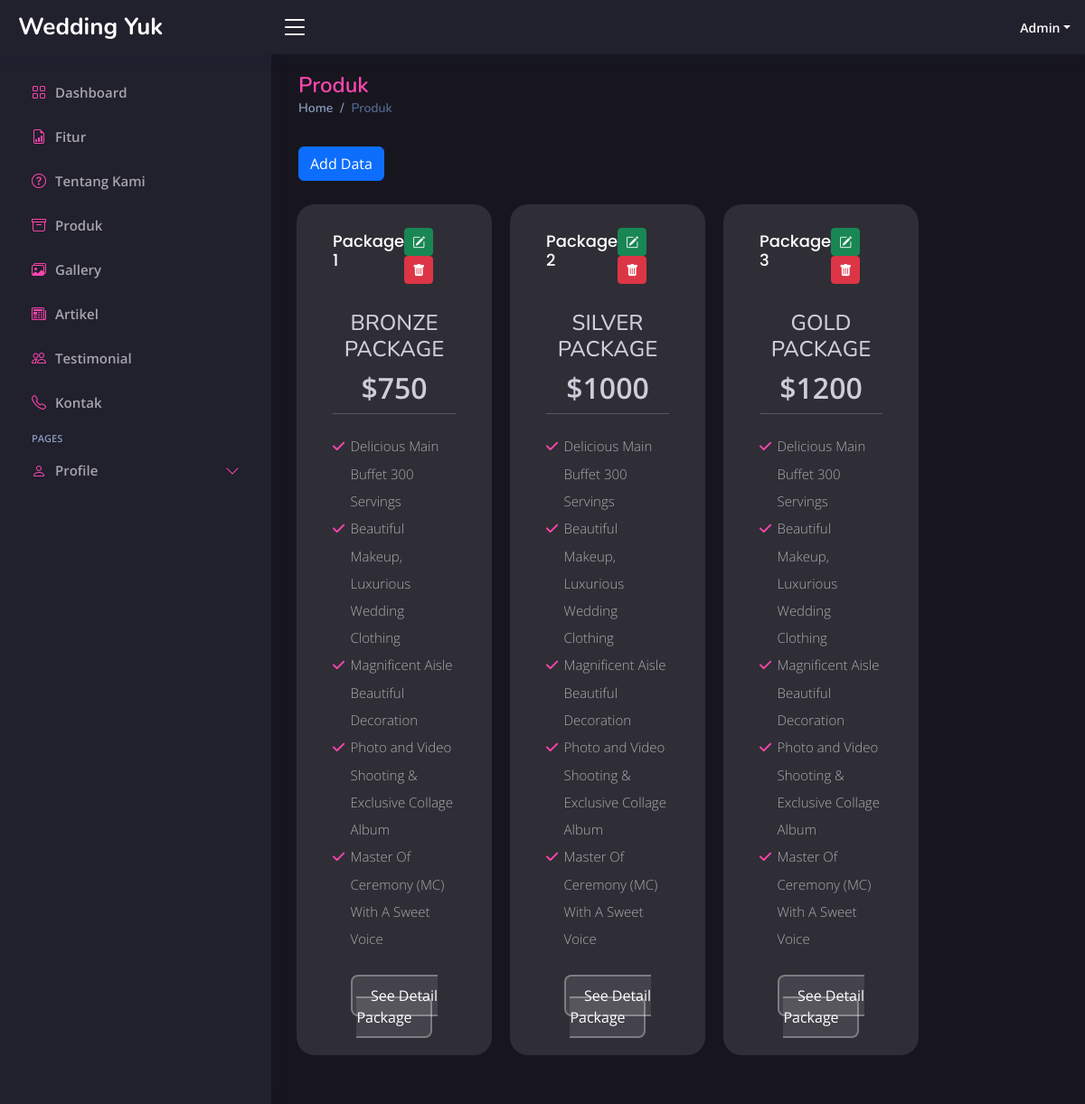
Screenshot of /admin/index.php?page=packages (signed in) with the database file from the repository.
### tables this page shows
CREATE TABLE `packages` (
  `id` int(11) NOT NULL,
  `packages_heading` varchar(255) NOT NULL,
  `packages_price` varchar(255) NOT NULL,
  `packages_list` text NOT NULL
);

### admin/page/packages.php (the view, shortened to what this page needs)
<div class="pagetitle">
    <h1>Produk</h1>
    <nav>
        <ol class="breadcrumb">
            <li class="breadcrumb-item"><a href="index.php?page=dashboard">Home</a></li>
            <li class="breadcrumb-item active">Produk</li>
        </ol>
    </nav>
</div>
<section class="section packages">
    <a href="index.php?page=add-packages" class="btn btn-primary my-3">Add Data</a>
    <div class="row">
        <?php
        $query = "SELECT * FROM packages ORDER BY id ASC";
        $result = mysqli_query($koneksi2, $query);
        $no = 1;
        while ($row = mysqli_fetch_assoc($result)) {
        ?>
            <div class="package-item col-md-3">
                <div class="d-flex justify-content-between">
                    <div class="name">
                        <h5 class="card-title">Package <?php echo $no ?></h5>
                        <br>
                    </div>
                    <div class="opsi py-3">
                        <a href="index.php?page=edit-packages&id=<?php echo $row['id']; ?>" class="btn btn-success btn-sm"><i class="bi bi-pencil-square"></i></a>
                        <a href="../action.php?act=delete-packages&id=<?php echo $row['id']; ?>" class="btn btn-danger btn-sm" onclick="return confirm('Anda yakin akan menghapus data ini?')"><i class="bi bi-trash-fill"></i></a>
                    </div>
                </div>
                <div class="head-package text-center">
                    <h4 class="text-uppercase mb-1"><?php echo $row['packages_heading']; ?></h4>
                    <p class="price fs-2 fw-semibold"><?php echo $row['packages_price']; ?></p>
                    <br>
                </div>
                <div class="body-package">
                    <?php echo $row['packages_list']; ?>
                    <div class="text-center">
                        <a href="" class="second-btn">See Detail Package</a>
                    </div>
                </div>
            </div>
        <?php
            $no++;
        }
        ?>
    </div>
</section>

### rows the page displays
packages: packages_heading "BRONZE PACKAGE", packages_price "$750", packages_list "Delicious Main Buffet 300 Servings Beautiful Makeup, Luxurious Wedding Clothing Magnificent Aisle Beautiful Decoration Photo and Video Shooting & Exclusive Collage Album Master Of Ceremony (MC) With A Sweet Voice"
packages: packages_heading "SILVER PACKAGE", packages_price "$1000", packages_list "Delicious Main Buffet 300 Servings Beautiful Makeup, Luxurious Wedding Clothing Magnificent Aisle Beautiful Decoration Photo and Video Shooting & Exclusive Collage Album Master Of Ceremony (MC) With A Sweet Voice"
packages: packages_heading "GOLD PACKAGE", packages_price "$1200", packages_list "Delicious Main Buffet 300 Servings Beautiful Makeup, Luxurious Wedding Clothing Magnificent Aisle Beautiful Decoration Photo and Video Shooting & Exclusive Collage Album Master Of Ceremony (MC) With A Sweet Voice"
